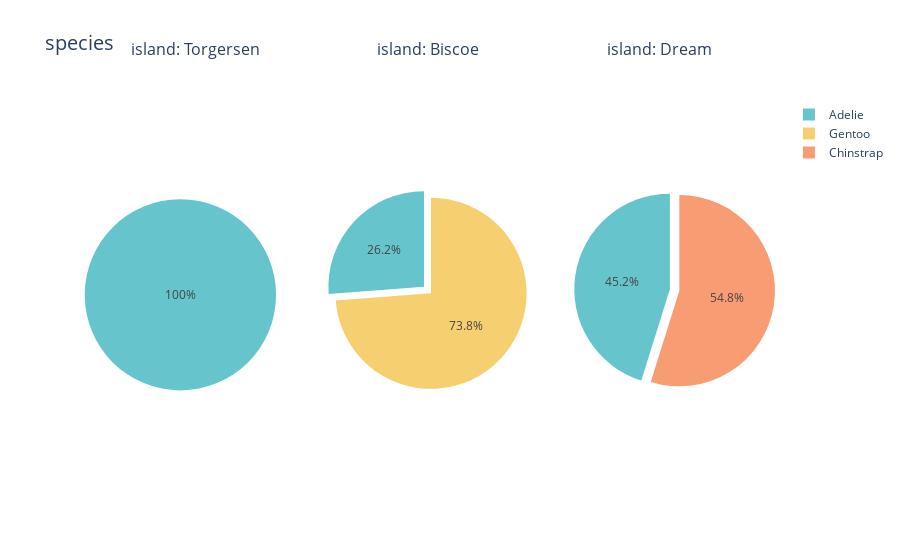

The code cell stored with this chart in its notebook:
### Code cell
from plotly.subplots import make_subplots

def pie_split(data, input, target):
    # Split data into subgroups and create pie charts
    unique_targets = data[target].unique()
    colors = px.colors.qualitative.Pastel  # Specify a specific color sequence
    
    # Create a consistent color map for the unique values of the input column
    unique_values = data[input].unique()
    color_map = {val: colors[j % len(colors)] for j, val in enumerate(unique_values)}
    
    fig = make_subplots(
        rows=1, 
        cols=len(unique_targets), 
        specs=[[{'type':'domain'}]*len(unique_targets)],
        subplot_titles=[f'{target}: {val}' for val in unique_targets]
    )
    
    for i, value in enumerate(unique_targets):
        subset = data[data[target] == value]
        fig.add_trace(
            go.Pie(
                labels=subset[input].value_counts().index,
                values=subset[input].value_counts().values,
                name=f'{target}: {value}',
                pull=[0.05]*len(subset[input].unique()),
                marker=dict(colors=[color_map[val] for val in subset[input].value_counts().index])
            ),
            row=1,
            col=i+1
        )

    fig.update_layout(
        title_text=f'{input}',
        title_font_size=20,
        annotations=[
            dict(text=f'{target}: {val}', x=0.5/len(unique_targets)*(2*i+1), y=1.1, showarrow=False) 
            for i, val in enumerate(unique_targets)
        ]
    )
    return fig

pie_split(data, 'species', 'island')

### Figure 1 — Plotly figure (JSON) as saved in the notebook; plotly's stock layout.template omitted (floating-point values rounded to 4 significant figures)
{"data": [{"domain": {"x": [0, 0.2889], "y": [0, 1]}, "labels": ["Adelie"], "marker": {"colors": ["rgb(102, 197, 204)"]}, "name": "island: Torgersen", "pull": [0.05], "type": "pie", "values": [52]}, {"domain": {"x": [0.3556, 0.6444], "y": [0, 1]}, "labels": ["Gentoo", "Adelie"], "marker": {"colors": ["rgb(246, 207, 113)", "rgb(102, 197, 204)"]}, "name": "island: Biscoe", "pull": [0.05, 0.05], "type": "pie", "values": [124, 44]}, {"domain": {"x": [0.7111, 1], "y": [0, 1]}, "labels": ["Chinstrap", "Adelie"], "marker": {"colors": ["rgb(248, 156, 116)", "rgb(102, 197, 204)"]}, "name": "island: Dream", "pull": [0.05, 0.05], "type": "pie", "values": [68, 56]}], "layout": {"annotations": [{"font": {"size": 16}, "showarrow": false, "text": "island: Torgersen", "x": 0.1667, "xanchor": "center", "xref": "paper", "y": 1.1, "yanchor": "bottom", "yref": "paper"}, {"font": {"size": 16}, "showarrow": false, "text": "island: Biscoe", "x": 0.5, "xanchor": "center", "xref": "paper", "y": 1.1, "yanchor": "bottom", "yref": "paper"}, {"font": {"size": 16}, "showarrow": false, "text": "island: Dream", "x": 0.8333, "xanchor": "center", "xref": "paper", "y": 1.1, "yanchor": "bottom", "yref": "paper"}], "title": {"font": {"size": 20}, "text": "species"}}}
